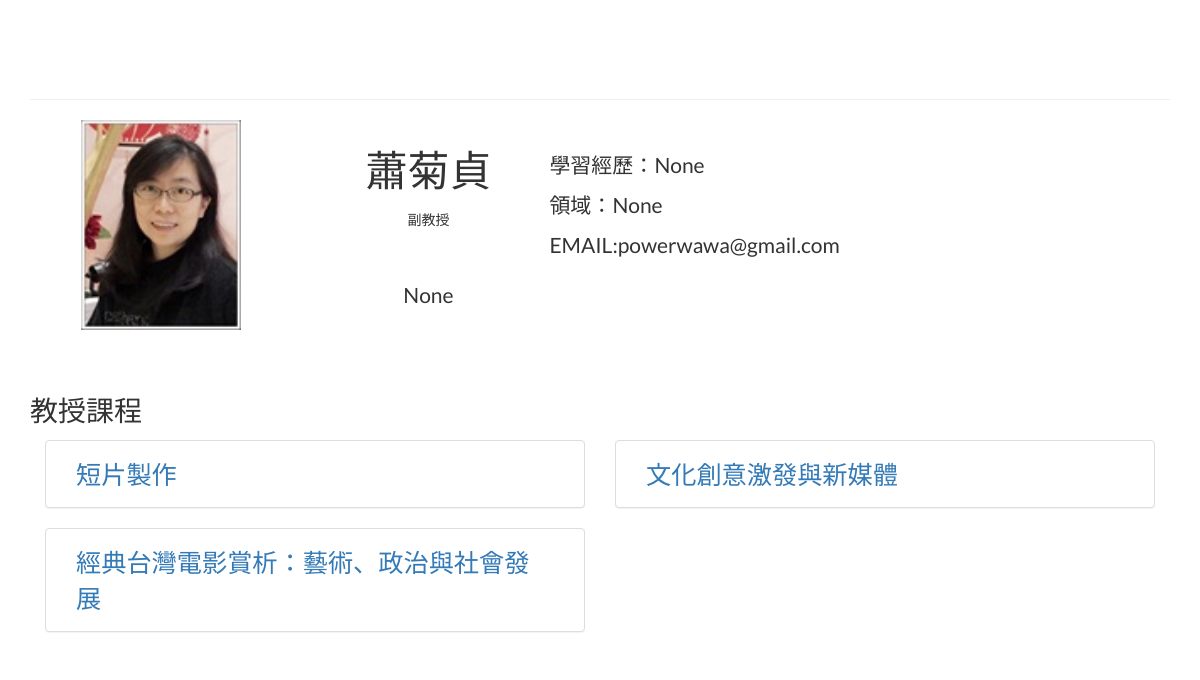
/teacher/8/, run on the app's committed database.
### course/models.py (models this page shows, shortened)
class Teacher(models.Model):
    name = models.TextField()
    title = models.TextField()
    department = models.TextField()
    experiences = models.TextField()
    field = models.TextField(default='None')
    email = models.TextField()
    created_date = models.DateTimeField(default=timezone.now)

class Course(models.Model):
    course_id = models.TextField()
    course_ch = models.TextField()
    course_en = models.TextField()
    category = models.TextField()
    time = models.TextField()
    teacher_ch = models.TextField()
    teacher_en = models.TextField()
    teacher_id = models.ForeignKey(Teacher)
    created_date = models.DateTimeField(default=timezone.now)

### course/views.py (the view)
# urls.py: url(r'^teacher/(?P<pk>\d+)/$', teacher_detail, name='teacher_detail'),
def teacher_detail(request, pk):
    teacher = Teacher.objects.get(pk=pk)
    course_list = Course.objects.filter(teacher_ch=teacher.name)
    image = teacher.name + '.jpg'
    return render(request, 'teacher_detail.html',
                  {'teacher': teacher, 'course_list': course_list, 'image': image})

### templates/teacher_detail.html
{% extends 'base.html' %}
{% block content %}
    {% load static %}
    <div class="row">
        <div class="col-md-3" style="text-align: center;">
            <img src="{% static "images/"|add:image %}" style="width: 160px;">
        </div>
        <div class="col-md-9">
            <div class="col-md-3" style="text-align: center;vertical-align: middle;">
                <br>
                <p style="font-size:300%">{{ teacher.name }}</p>
                <p>{{ teacher.title }}</p>
                <br><br>
                <p style="font-size:150%;">{{ teacher.department }}</p>
            </div>
            <div class="col-md-9" style="font-size:150%;">
                <br>
                <p>學習經歷：{{ teacher.experiences }}<p>
                <p>領域：{{ teacher.field }}</p>
                <p>EMAIL:{{ teacher.email }}<p>
            </div>
        </div>
    </div>
    <div class="row" style="height: 60px"></div>
    <div>
        <p style="font-size:200%;">教授課程</p>
        {% for course in course_list %}
        <div class="col-md-6">
            <a style="font-size: 180%;" href="{% url 'course_detail' pk=course.pk %}">
                <div class="col-md-12 panel panel-default">
                    <div class="panel-body">
                        {{ course.course_ch }}
                    </div>
                </div>
            </a>
        </div>
        {% endfor %}
    </div>
{% endblock %}

### templates/base.html (style rules this page uses)
body { font-family: 'Lato', 'cwTeXHei', serif; }

### data on the page
Teacher: name "蕭菊貞", title "副教授", department "None", experiences "None", field "None", email "powerwawa@gmail.com"
Course: course_ch "短片製作"
Course: course_ch "文化創意激發與新媒體"
Course: course_ch "經典台灣電影賞析：藝術、政治與社會發展"
